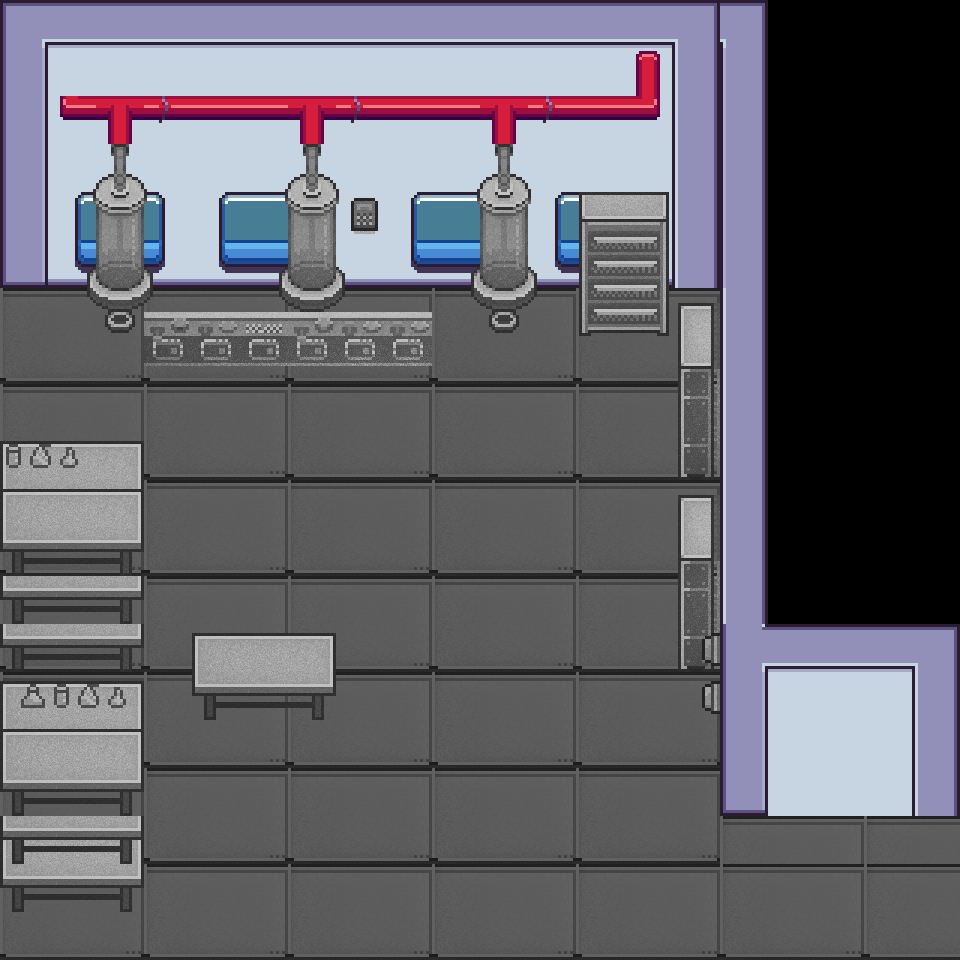

This is a level from a 2D game, rendered from its Tiled map with the project's own tilesets. A one-line summary and the complete map file follow:
An orthogonal 20x20 tile map with 48x48 px tiles, 4 tile layers (Tile Layer 1, Tile Layer 4, Tile Layer 2, Tile Layer 3), 3 tilesets and 10 objects (TopEdge, RightEdge, Table, LeftEdge, ControlPanel, ...).

<map version="1.10" tiledversion="1.10.2" orientation="orthogonal" renderorder="right-down" width="20" height="20" tilewidth="48" tileheight="48" infinite="0" nextlayerid="9" nextobjectid="27">
 <tileset firstgid="1" source="Tilesets/tilesFloorBlack.tsx" />
 <tileset firstgid="199" source="Tilesets/tilesWalls.tsx" />
 <tileset firstgid="391" source="Tilesets/tilesStuffBlack.tsx" />
 <layer id="1" name="Tile Layer 1" width="20" height="20" locked="1">
  <data encoding="csv">
199,201,201,201,201,201,201,201,201,201,201,201,201,201,203,203,0,0,0,0,
235,213,213,213,213,213,213,213,213,213,213,213,213,213,215,239,0,0,0,0,
235,213,213,213,213,213,213,213,213,213,213,213,213,213,215,239,0,0,0,0,
235,213,213,213,213,213,213,213,213,213,213,213,213,213,215,239,0,0,0,0,
235,228,229,230,228,229,230,213,228,229,230,228,229,230,215,239,0,0,0,0,
247,240,241,242,240,241,242,225,240,241,242,240,241,242,215,239,0,0,0,0,
182,183,184,182,183,184,182,183,184,182,183,184,182,183,184,215,0,0,0,0,
193,194,195,193,194,195,193,194,195,193,194,195,193,194,195,215,0,0,0,0,
182,183,184,182,183,184,182,183,184,182,183,184,182,183,184,215,0,0,0,0,
193,194,195,193,194,195,193,194,195,193,194,195,193,194,195,215,0,0,0,0,
182,183,184,182,183,184,182,183,184,182,183,184,182,183,184,215,0,0,0,0,
193,194,195,193,194,195,193,194,195,193,194,195,193,194,195,215,0,0,0,0,
182,183,184,182,183,184,182,183,184,182,183,184,182,183,184,215,0,0,0,0,
193,194,195,193,194,195,193,194,195,193,194,195,193,194,195,317,201,201,201,203,
182,183,184,182,183,184,182,183,184,182,183,184,182,183,184,235,213,213,213,215,
193,194,195,193,194,195,193,194,195,193,194,195,193,194,195,235,213,213,213,215,
182,183,184,182,183,184,182,183,184,182,183,184,182,183,184,247,213,213,213,215,
193,194,195,193,194,195,193,194,195,193,194,195,193,194,195,182,183,184,182,183,
182,183,184,182,183,184,182,183,184,182,183,184,182,183,184,182,183,184,182,183,
193,194,195,193,194,195,193,194,195,193,194,195,193,194,195,193,194,195,193,194
</data>
 </layer>
 <layer id="5" name="Tile Layer 4" width="20" height="20" locked="1">
  <data encoding="csv">
0,0,0,0,0,0,0,0,0,0,0,0,0,0,0,0,0,0,0,0,
0,0,0,0,0,0,0,0,0,0,0,0,0,0,0,0,0,0,0,0,
0,271,0,0,0,0,0,0,0,0,0,0,0,0,0,0,0,0,0,0,
0,0,0,0,0,0,0,0,0,0,0,0,0,0,0,0,0,0,0,0,
0,0,262,0,0,0,262,0,0,0,0,0,0,0,0,0,0,0,0,0,
0,0,0,0,0,0,0,0,0,0,0,0,0,0,0,0,0,0,0,0,
0,0,0,0,0,0,0,0,0,0,0,0,0,0,0,0,0,0,0,0,
0,0,0,0,0,0,0,0,0,0,0,0,0,0,0,0,0,0,0,0,
0,0,0,0,0,0,0,0,0,0,0,0,0,0,0,0,0,0,0,0,
0,0,0,0,0,0,0,0,0,0,0,0,0,0,0,0,0,0,0,0,
0,0,0,0,0,0,0,0,0,0,0,0,0,0,0,0,0,0,0,0,
0,0,0,0,0,0,0,0,0,0,0,0,0,0,0,0,0,0,0,0,
0,0,0,0,0,0,0,0,0,0,0,0,0,0,0,0,0,0,0,0,
0,0,0,0,0,0,0,0,0,0,0,0,0,0,0,0,0,0,0,0,
0,0,0,0,0,0,0,0,0,0,0,0,0,0,0,0,0,0,0,0,
0,0,0,0,0,0,0,0,0,0,0,0,0,0,0,0,0,0,0,0,
0,0,0,0,0,0,0,0,0,0,0,0,0,0,0,0,0,0,0,0,
0,0,0,0,0,0,0,0,0,0,0,0,0,0,0,0,0,0,0,0,
0,0,0,0,0,0,0,0,0,0,0,0,0,0,0,0,0,0,0,0,
0,0,0,0,0,0,0,0,0,0,0,0,0,0,0,0,0,0,0,0
</data>
 </layer>
 <layer id="3" name="Tile Layer 2" width="20" height="20" locked="1">
  <data encoding="csv">
0,0,0,0,0,0,0,0,0,0,0,0,0,0,0,0,0,0,0,0,
0,0,0,0,0,0,0,0,0,0,0,0,0,259,0,0,0,0,0,0,
0,0,264,274,273,273,264,274,273,273,264,274,273,2147483919,0,0,0,0,0,0,
0,680,681,682,0,680,681,682,0,680,681,682,0,0,0,0,0,0,0,0,
0,717,718,719,0,717,718,719,0,717,718,719,757,758,0,0,0,0,0,0,
0,754,755,756,0,754,755,756,0,754,755,756,794,795,0,0,0,0,0,0,
0,791,792,793,0,791,792,793,0,791,792,793,831,832,722,0,0,0,0,0,
0,0,0,0,0,0,0,0,0,0,0,0,0,0,759,0,0,0,0,0,
0,0,0,0,0,0,0,0,0,0,0,0,0,0,796,0,0,0,0,0,
751,752,753,0,0,0,0,0,0,0,0,0,0,0,833,0,0,0,0,0,
788,789,790,0,0,0,0,0,0,0,0,0,0,0,722,0,0,0,0,0,
0,0,0,0,0,0,0,0,0,0,0,0,0,0,759,0,0,0,0,0,
0,0,0,0,0,0,0,0,0,0,0,0,0,0,796,0,0,0,0,0,
0,0,0,0,751,752,753,0,0,0,0,0,0,0,833,0,0,0,0,0,
751,752,753,0,788,789,790,0,0,0,0,0,0,0,0,0,0,0,0,0,
788,789,790,0,0,0,0,0,0,0,0,0,0,0,0,0,0,0,0,0,
788,789,790,0,0,0,0,0,0,0,0,0,0,0,0,0,0,0,0,0,
751,752,753,0,0,0,0,0,0,0,0,0,0,0,0,0,0,0,0,0,
788,789,790,0,0,0,0,0,0,0,0,0,0,0,0,0,0,0,0,0,
0,0,0,0,0,0,0,0,0,0,0,0,0,0,0,0,0,0,0,0
</data>
 </layer>
 <layer id="4" name="Tile Layer 3" width="20" height="20" locked="1">
  <data encoding="csv">
0,0,0,0,0,0,0,0,0,0,0,0,0,0,0,0,0,0,0,0,
0,0,0,0,0,0,0,0,0,0,0,0,0,0,0,0,0,0,0,0,
0,0,0,0,0,0,0,0,0,0,0,0,0,0,0,0,0,0,0,0,
0,0,0,0,0,0,0,0,0,0,0,0,0,0,0,0,0,0,0,0,
0,0,0,0,0,0,0,643,0,0,0,0,0,0,0,0,0,0,0,0,
0,0,0,0,0,0,0,0,0,0,0,0,0,0,0,0,0,0,0,0,
0,0,830,556,557,558,559,560,560,0,830,0,0,0,0,0,0,0,0,0,
0,0,0,593,594,595,596,597,597,0,0,0,0,0,0,0,0,0,0,0,
0,0,0,0,0,0,0,0,0,0,0,0,0,0,0,0,0,0,0,0,
496,497,0,0,0,0,0,0,0,0,0,0,0,0,0,0,0,0,0,0,
751,752,753,0,0,0,0,0,0,0,0,0,0,0,0,0,0,0,0,0,
788,789,790,0,0,0,0,0,0,0,0,0,0,0,0,0,0,0,0,0,
788,789,790,0,0,0,0,0,0,0,0,0,0,0,0,0,0,0,0,0,
788,789,790,0,0,0,0,0,0,0,0,0,0,0,935,0,0,0,0,0,
495,496,497,0,0,0,0,0,0,0,0,0,0,0,972,0,0,0,0,0,
751,752,753,0,0,0,0,0,0,0,0,0,0,0,0,0,0,0,0,0,
788,789,790,0,0,0,0,0,0,0,0,0,0,0,0,0,0,0,0,0,
788,789,790,0,0,0,0,0,0,0,0,0,0,0,0,0,0,0,0,0,
0,0,0,0,0,0,0,0,0,0,0,0,0,0,0,0,0,0,0,0,
0,0,0,0,0,0,0,0,0,0,0,0,0,0,0,0,0,0,0,0
</data>
 </layer>
 <objectgroup id="6" name="Barrier">
  <object id="1" name="TopEdge" x="-2.66667" y="-1.33333" width="718.667" height="220" />
  <object id="3" name="RightEdge" x="717.333" y="-1.33333" width="240" height="740" />
  <object id="4" name="Table" x="1.33333" y="441.333" width="142.667" height="514.667" />
  <object id="5" name="LeftEdge" x="-0.666667" y="217.333" width="20" height="228.667" />
  <object id="6" name="ControlPanel" x="149.333" y="220.667" width="283.333" height="78.6667" />
  <object id="7" name="Cabinet1" x="680" y="304" width="38.6667" height="94" />
  <object id="8" name="Cabinet2" x="679.333" y="497.333" width="38" height="111.333" />
  <object id="9" name="Bed" x="194" y="671.333" width="141.333" height="20.6667" />
  <object id="10" name="NextStage" x="942.667" y="738.667" width="16" height="218" />
  <object id="11" name="BottomEdfe" x="1.33333" y="956" width="961.333" height="21.3333" />
 </objectgroup>
</map>
